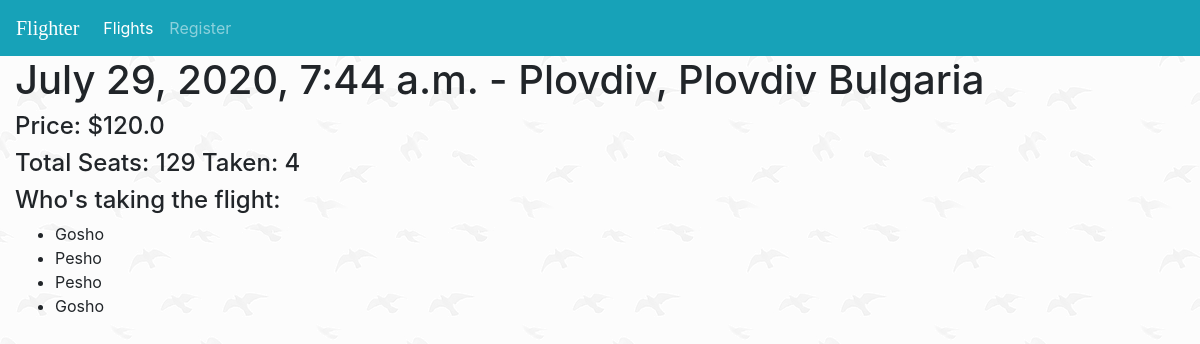
/flights/3/, run on the app's committed database.
### flights/models.py (models this page shows, shortened)
class Flight(models.Model):
    datetime = models.DateTimeField(default=timezone.now)
    airport = models.CharField(max_length=500)
    price = models.FloatField()
    seats = models.IntegerField()
    created_by = models.ForeignKey(Person, on_delete=models.CASCADE, default=1)
    objects = FlightQuerySet.as_manager()

class Ticket(models.Model):
    flight = models.ForeignKey(Flight, on_delete=models.CASCADE)
    name = models.ForeignKey(Person, on_delete=models.CASCADE, default=1)

class Person(models.Model):
    name = models.CharField(max_length=255)
    password = models.CharField(max_length=255)
    def __str__(self):
        return self.name

### flights/views.py (the view)
# urls.py: path('<int:pk>/', views.DetailView.as_view(), name='detail'),
class DetailView(generic.DetailView):
    model = Flight
    template_name = 'flights/detail.html'

### flights/context_processors.py (called while the page is built)
def session_user_id(request):
    return {'user_id': request.session.get('user_id')}

### flights/templates/flights/detail.html (shortened to what this page needs)
{% extends 'flights/base.html' %}
    {% block body %}
        <h1>{{ flight.datetime}} - {{ flight.airport }}</h1>
        <h4>Price: ${{ flight.price }}</h4>
        <h4>Total Seats: {{ flight.seats }} Taken: {{ flight.ticket_set.count }}</h4>
        <h4>Who's taking the flight:</h4>
        {% if flight.ticket_set.all %}
            <ul>
                {% for ticket in flight.ticket_set.all %}
                    <li>{{ ticket.name }} {{ ticket.surname }}</li>
                {% endfor %}
            </ul>
        {% else %}
            <p>No one has bought a ticket for this flight so far...</p>
        {% endif %}
    {% endblock %}

### flights/static/flights/style.css (style rules this page uses)
body { background-image: url("images/foggy-birds.png"); }

### data on the page
Flight: datetime "July 29, 2020, 7:44 a.m.", airport "Plovdiv, Plovdiv Bulgaria", price "120.0", seats "129", ticket_set.count "4"
Ticket: name "Gosho"
Ticket: name "Pesho"
Ticket: name "Pesho"
Ticket: name "Gosho"
